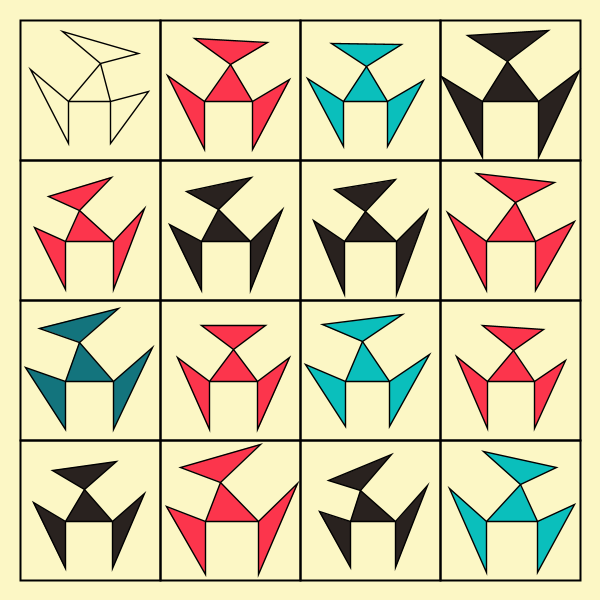
Frame 1 (no input)
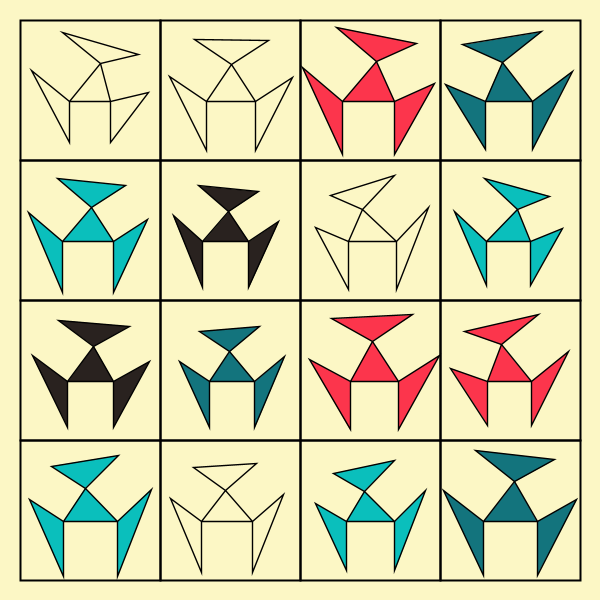
Frame 2 (the mouse pressed at the canvas centre, redrawn once)

The Processing sketch that drew these frames (run headless with seeded random() and noise(); the mouse was pressed at the canvas centre and the sketch redrawn once):

// Processing sketch: Fun01_Vecten_Configuration
// ── Fun01_Vecten_Configuration.pde
// By Risou
// https://risoume.github.io/

color[] colors = {#FC354C , #29221F , #13747D , #0ABFBC , #FCF7C5};

PVector p1, p2, p3;
float d1, d2, d3, t1, t2, t3, s, scl;
int n;
int pad = 20;

void setup() {
  size(600, 600);
  noLoop();
  init();
}

void init() {
  n = 4;
  s = (width-2*pad)/n;
  scl = s/width;
}

void draw() {
  //background(colors[int(random(colors.length))]);
  background(colors[4]);

  for (int i = 0; i < n; i++) {
    for (int j = 0; j < n; j++) {
      vecten(pad+j*s, pad+i*s);
    }
  }
}

void mouseReleased() {
  init();
  redraw();
}

// ── Procedure.pde

void vecten(float x, float y) {
  getPoint();
  pushMatrix();
  translate(x, y);
  strokeWeight(2);
  stroke(0);
  //stroke(255);
  noFill();
  rect(0, 0, s, s);
  scale(scl);
  strokeWeight(6);
  fill(colors[int(random(colors.length))]);
  triangle(p1.x, p1.y, p2.x, p2.y, p3.x, p3.y);
  triangle(p1.x, p1.y, p1.x-d3*sin(-t3), p1.y-d3*cos(t3), p1.x, p1.y+d1);
  triangle(p2.x, p2.y, p2.x, p2.y+d1, p2.x+d2*sin(t2), p2.y-d2*cos(t2));
  triangle(p3.x, p3.y, p3.x-d3*sin(-t3), p3.y-d3*cos(t3), p3.x+d2*sin(t2), p3.y-d2*cos(t2));
  popMatrix();
}

void getPoint() {
  p1 = new PVector(200+int(random(-25, 25)), 350);
  p2 = new PVector(400+int(random(-25, 25)), 350);
  p3 = new PVector(300+int(random(-50, 50)), 200+int(random(-25, 25)));

  d1 = PVector.dist(p1, p2);
  d2 = PVector.dist(p2, p3);
  d3 = PVector.dist(p1, p3);

  t1 = PVector.sub(p1, p2).heading();
  t2 = PVector.sub(p2, p3).heading();
  t3 = PVector.sub(p3, p1).heading();
}
